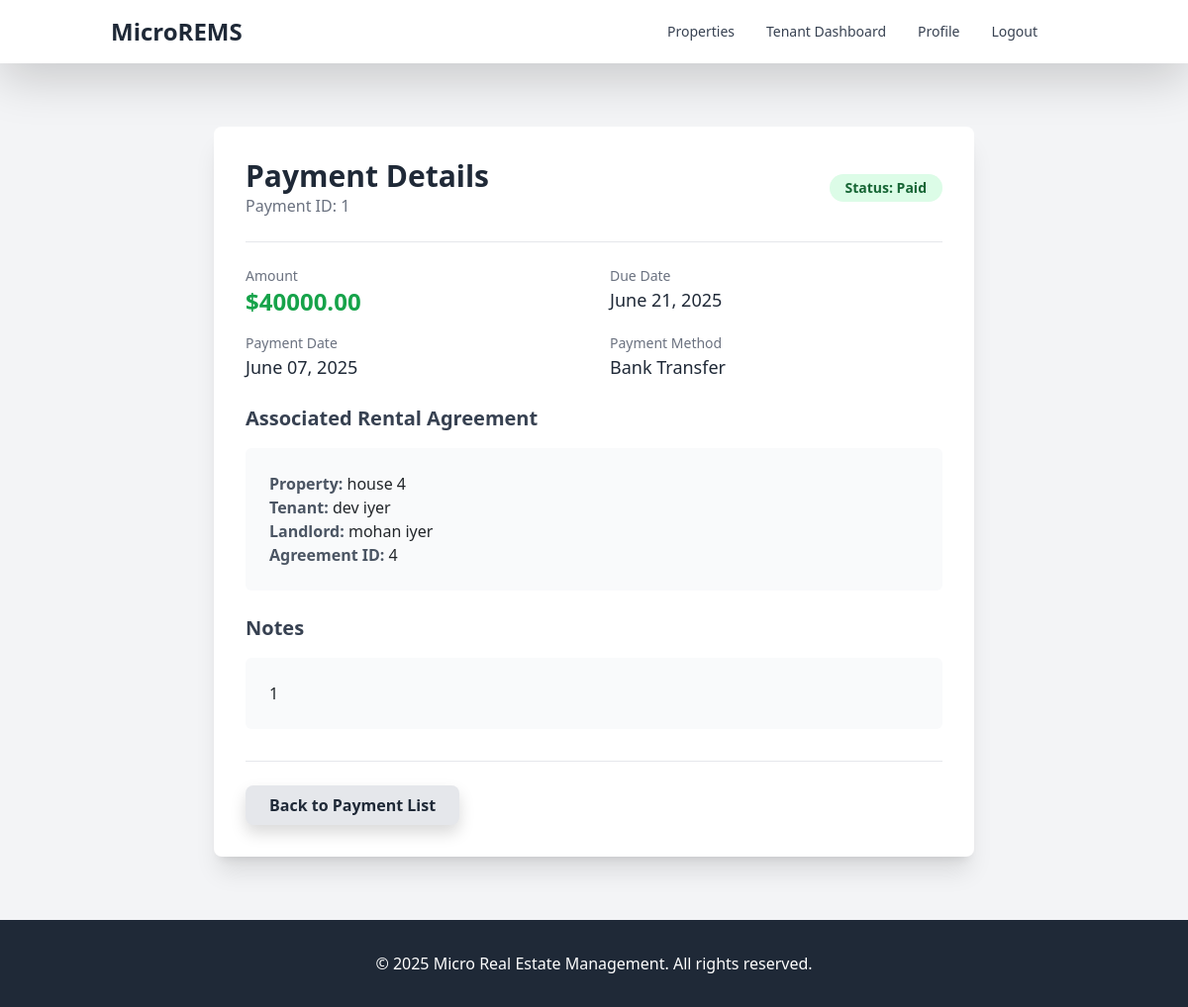
/payments/1/ (signed in), run on the app's committed database.
### payments/models.py (models this page shows, shortened)
class Payment(models.Model):
    PAYMENT_STATUS_CHOICES = [
        ('pending', 'Pending'),
        ('paid', 'Paid'),
        ('overdue', 'Overdue'),
        ('cancelled', 'Cancelled'),
    ]
    PAYMENT_METHOD_CHOICES = [
        ('credit_card', 'Credit Card'),
        ('debit_card', 'Debit Card'),
        ('bank_transfer', 'Bank Transfer'),
        ('cash', 'Cash'),
        ('check', 'Check'),
        ('upi', 'UPI'),
        ('other', 'Other'),
    ]
    rental_agreement = models.ForeignKey(RentalAgreement, on_delete=models.CASCADE, related_name='payments')
    amount = models.DecimalField(max_digits=10, decimal_places=2)
    payment_date = models.DateField()
    due_date = models.DateField()
    payment_method = models.CharField(max_length=20, choices=PAYMENT_METHOD_CHOICES)
    transaction_id = models.CharField(max_length=100, blank=True, null=True)
    status = models.CharField(max_length=20, choices=PAYMENT_STATUS_CHOICES, default='pending')
    receipt = models.FileField(upload_to='documents/', blank=True, null=True)
    notes = models.TextField(blank=True, null=True)
    created_at = models.DateTimeField(auto_now_add=True)
    updated_at = models.DateTimeField(auto_now=True)

### properties/models.py (models this page shows, shortened)
class RentalAgreement(models.Model):
    AGREEMENT_STATUS_CHOICES = [
        ('pending', 'Pending'),
        ('active', 'Active'),
        ('expired', 'Expired'),
        ('terminated', 'Terminated'),
    ]
    property = models.ForeignKey(Property, on_delete=models.CASCADE, related_name='rental_agreements')
    tenant = models.ForeignKey(Tenant, on_delete=models.CASCADE, related_name='rental_agreements')
    start_date = models.DateField()
    end_date = models.DateField()
    rent_amount = models.DecimalField(max_digits=10, decimal_places=2)
    security_deposit = models.DecimalField(max_digits=10, decimal_places=2)
    agreement_document = models.FileField(upload_to='documents/', blank=True, null=True)
    status = models.CharField(max_length=20, choices=AGREEMENT_STATUS_CHOICES, default='pending')
    terms_and_conditions = models.TextField()
    created_at = models.DateTimeField(auto_now_add=True)
    updated_at = models.DateTimeField(auto_now=True)

class Property(models.Model):
    PROPERTY_STATUS_CHOICES = [
        ('available', 'Available'),
        ('rented', 'Rented'),
        ('maintenance', 'Under Maintenance'),
        ('not_available', 'Not Available'),
    ]
    PROPERTY_TYPE_CHOICES = [
        ('apartment', 'Apartment'),
        ('house', 'House'),
        ('condo', 'Condominium'),
        ('commercial', 'Commercial Space'),
        ('land', 'Land'),
        ('other', 'Other'),
    ]
    landlord = models.ForeignKey(Landlord, on_delete=models.CASCADE, related_name='properties')
    title = models.CharField(max_length=200)
    description = models.TextField()
    property_type = models.CharField(max_length=20, choices=PROPERTY_TYPE_CHOICES, default='apartment')
    address = models.TextField()
    city = models.CharField(max_length=100)
    state = models.CharField(max_length=100)
    zip_code = models.CharField(max_length=20)
    bedrooms = models.PositiveIntegerField(default=1)
    bathrooms = models.DecimalField(max_digits=3, decimal_places=1, default=1.0)
    area_sqft = models.PositiveIntegerField()
    rent_amount = models.DecimalField(max_digits=10, decimal_places=2)
    security_deposit = models.DecimalField(max_digits=10, decimal_places=2)
    available_from = models.DateField()
    status = models.CharField(max_length=20, choices=PROPERTY_STATUS_CHOICES, default='available')
    amenities = models.TextField(blank=True, null=True)
    created_at = models.DateTimeField(auto_now_add=True)
    updated_at = models.DateTimeField(auto_now=True)
    class Meta:
        verbose_name_plural = "Properties"

### accounts/models.py (models this page shows, shortened)
class Tenant(models.Model):
    user = models.OneToOneField(User, on_delete=models.CASCADE, related_name='tenant_profile')
    address = models.TextField(blank=True, null=True)
    id_proof = models.FileField(upload_to='documents/', blank=True, null=True)
    employment_status = models.CharField(max_length=50, blank=True, null=True)
    emergency_contact = models.CharField(max_length=100, blank=True, null=True)
    date_joined = models.DateTimeField(auto_now_add=True)

class User(AbstractUser):
    username = None
    email = models.EmailField(_('email address'), unique=True)
    is_landlord = models.BooleanField(default=False)
    is_tenant = models.BooleanField(default=False)
    phone_number = models.CharField(max_length=15, blank=True, null=True)
    profile_picture = models.ImageField(upload_to='profile_pics/', blank=True, null=True)
    USERNAME_FIELD = 'email'
    REQUIRED_FIELDS = []
    objects = CustomUserManager()

class Landlord(models.Model):
    user = models.OneToOneField(User, on_delete=models.CASCADE, related_name='landlord_profile')
    company_name = models.CharField(max_length=100, blank=True, null=True)
    address = models.TextField(blank=True, null=True)
    tax_id = models.CharField(max_length=50, blank=True, null=True)
    verification_status = models.BooleanField(default=False)
    date_joined = models.DateTimeField(auto_now_add=True)

### payments/views.py (the view)
# urls.py: path('<int:payment_id>/', views.payment_detail, name='payment_detail'),
@login_required
def payment_detail(request, payment_id):
    payment = get_object_or_404(Payment, id=payment_id)
    rental_agreement = payment.rental_agreement
    is_landlord = request.user.is_landlord and rental_agreement.property.landlord.user == request.user
    is_tenant = request.user.is_tenant and rental_agreement.tenant.user == request.user
    if not (is_landlord or is_tenant):
        messages.error(request, 'You do not have permission to view this payment.')
        return redirect('dashboard')
    return render(request, 'payments/payment_detail.html', {
        'payment': payment,
        'rental_agreement': rental_agreement,
        'is_landlord': is_landlord,
        'is_tenant': is_tenant
    })

### templates/payments/payment_detail.html (shortened to what this page needs)
{% extends 'base.html' %}
{% load static %}
{% block content %}
<div class="container mx-auto py-8">
    <div class="bg-white p-6 md:p-8 rounded-lg shadow-xl max-w-3xl mx-auto">
        <div class="flex flex-col md:flex-row justify-between items-start mb-6 pb-6 border-b border-gray-200">
            <div>
                <h1 class="text-2xl md:text-3xl font-bold text-gray-800">Payment Details</h1>
                <p class="text-gray-500">Payment ID: {{ payment.id }}</p>
            </div>
            <div class="mt-3 md:mt-0 text-left md:text-right">
                <span class="px-3 py-1 inline-flex text-sm leading-5 font-semibold rounded-full
                    {% if payment.status == 'paid' %}bg-green-100 text-green-800
                    {% elif payment.status == 'pending' %}bg-yellow-100 text-yellow-800
                    {% elif payment.status == 'overdue' %}bg-red-100 text-red-800
                    {% elif payment.status == 'cancelled' %}bg-gray-100 text-gray-800
                    {% else %}bg-blue-100 text-blue-800{% endif %}">
                    Status: {{ payment.get_status_display }}
                </span>
            </div>
        </div>
        <div class="grid grid-cols-1 md:grid-cols-2 gap-x-8 gap-y-4 mb-6">
            <div>
                <p class="text-sm text-gray-500">Amount</p>
                <p class="text-2xl font-semibold text-green-600">${{ payment.amount|floatformat:2 }}</p>
            </div>
            <div>
                <p class="text-sm text-gray-500">Due Date</p>
                <p class="text-lg font-medium text-gray-800">{{ payment.due_date|date:"F d, Y" }}</p>
            </div>
            <div>
                <p class="text-sm text-gray-500">Payment Date</p>
                <p class="text-lg font-medium text-gray-800">{{ payment.payment_date|date:"F d, Y"|default:"Not Paid Yet" }}</p>
            </div>
            <div>
                <p class="text-sm text-gray-500">Payment Method</p>
                <p class="text-lg font-medium text-gray-800">{{ payment.get_payment_method_display|default:"N/A" }}</p>
            </div>
        </div>
        <div class="mb-6">
            <h2 class="text-xl font-semibold text-gray-700 mb-3">Associated Rental Agreement</h2>
            <div class="bg-gray-50 p-4 rounded-md">
                <p><strong class="text-gray-600">Property:</strong> {{ payment.rental_agreement.property.title }}</p>
                <p><strong class="text-gray-600">Tenant:</strong> {{ payment.rental_agreement.tenant.user.get_full_name|default:payment.rental_agreement.tenant.user.username }}</p>
                <p><strong class="text-gray-600">Landlord:</strong> {{ payment.rental_agreement.property.landlord.user.get_full_name|default:payment.rental_agreement.property.landlord.user.username }}</p>
                <p><strong class="text-gray-600">Agreement ID:</strong> {{ payment.rental_agreement.id }}</p>
            </div>
        </div>
        {% if payment.notes %}
        <div class="mb-6">
            <h2 class="text-xl font-semibold text-gray-700 mb-3">Notes</h2>
            <div class="bg-gray-50 p-4 rounded-md prose max-w-none">
                {{ payment.notes|linebreaksbr }}
            </div>
        </div>
        {% endif %}
        <div class="mt-8 pt-6 border-t border-gray-200 flex flex-wrap gap-3">
            <a href="{% if user.is_landlord %}{% url 'payment_list' %}{% elif user.is_tenant %}{% url 'tenant_payment_list' %}{% else %}{% url 'home' %}{% endif %}" class="bg-gray-200 hover:bg-gray-300 text-gray-800 font-bold py-2 px-4 rounded-lg shadow">
                Back to Payment List
            </a>
        </div>
    </div>
</div>
{% endblock %}

### static/css/style.css (style rules this page uses)
body { display: flex; flex-direction: column; min-height: 100vh; }

### data on the page
Payment: id "1", status "Paid", amount "40000.00", due_date "June 21, 2025", payment_date "June 07, 2025", payment_method "Bank Transfer", rental_agreement.property "house 4", rental_agreement.tenant.user.get_full_name "dev iyer", rental_agreement.property.landlord.user.get_full_name "mohan iyer", rental_agreement.id "4", notes "1"
